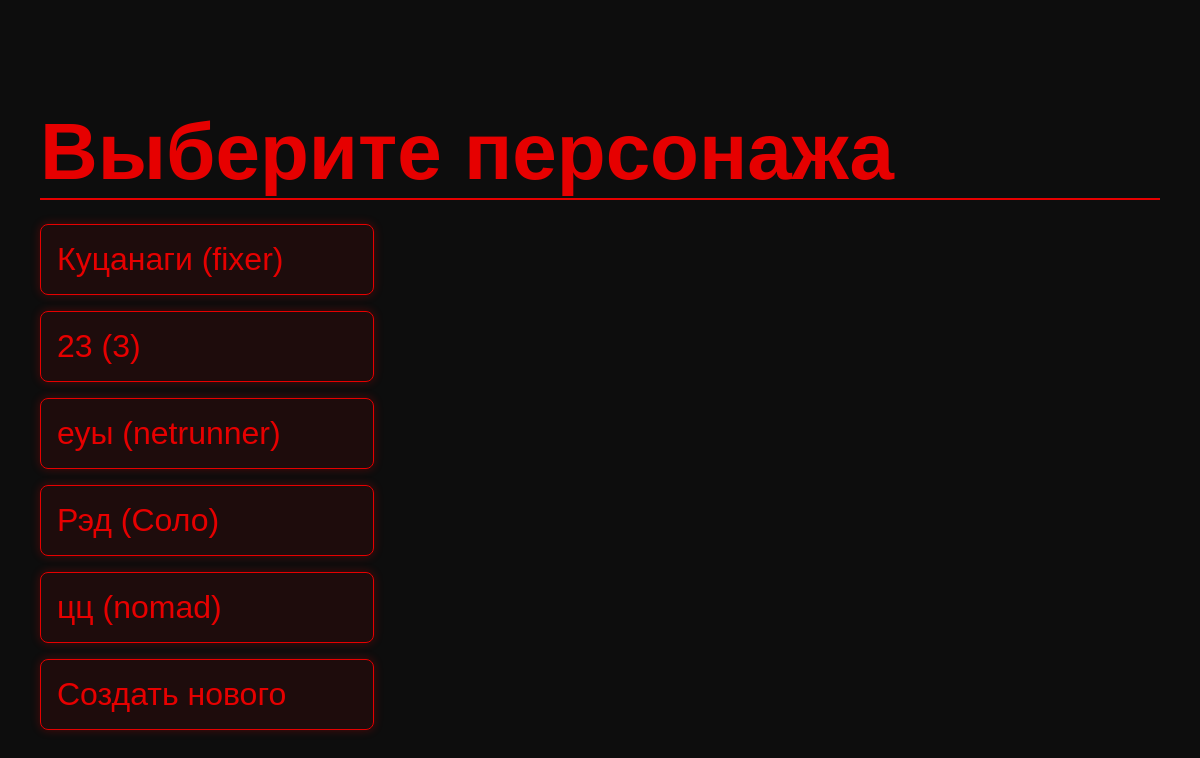
Page /profile/ (signed in) on the earlier database version.
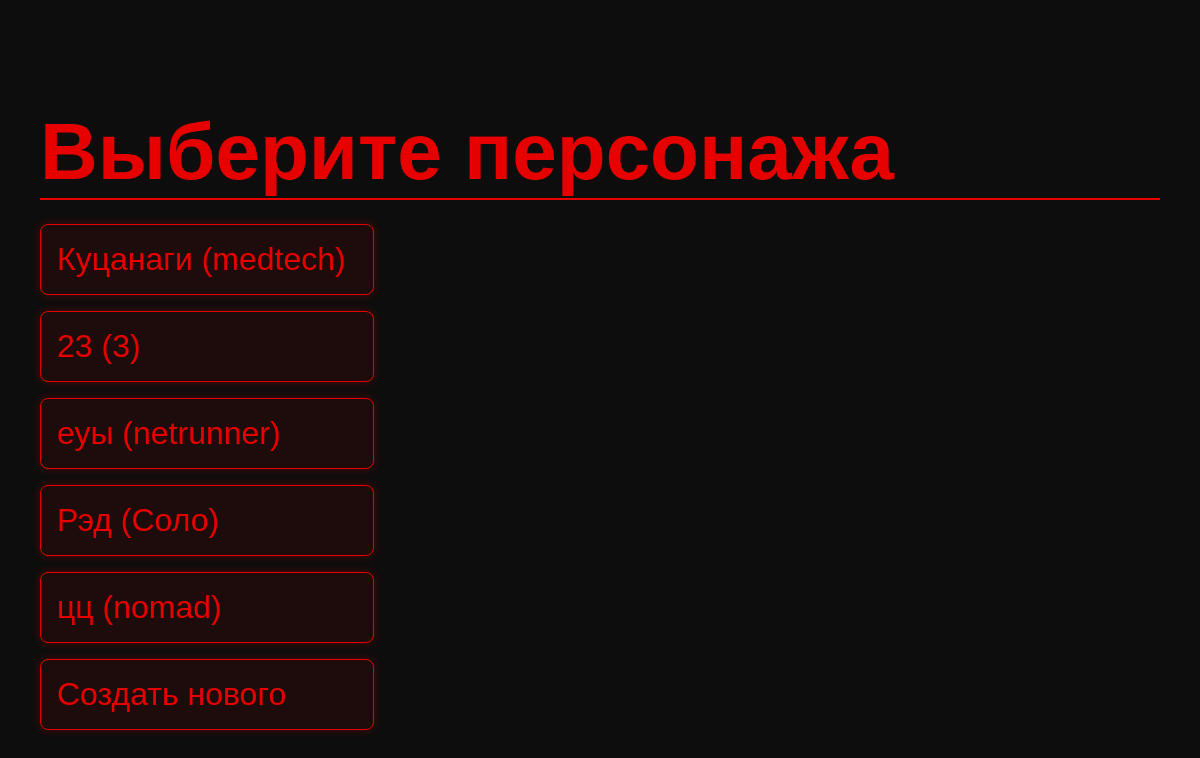
Same page on the later database version.
### main/models.py (models this page shows)
class Character(models.Model):
    user = models.ForeignKey(User, on_delete=models.CASCADE)  # Привязка к пользователю
    name = models.CharField(max_length=50)
    role = models.CharField(max_length=50)
    hp = models.IntegerField(default=0)
    hum = models.IntegerField(default=0)
    stats = models.JSONField(default=dict)
    skills = models.JSONField(default=dict)
    armor = models.JSONField(default=dict)
    inventory = models.JSONField(default=dict)
    created_at = models.DateTimeField(auto_now_add=True)
    role_level = models.IntegerField(default=1)
    ability = models.JSONField(default=dict, blank=True, null=True)
    cyberware = models.JSONField(default=dict, blank=True, null=True)
    weapon = models.JSONField(default=dict, blank=True, null=True)
    vehicle = models.JSONField(default=dict, blank=True, null=True)

### main/views.py (the view)
# urls.py: path('profile/', views.profile, name='profile'),
@login_required
def profile(request):
    characters = Character.objects.filter(user=request.user)  # Достаем персонажей пользователя
    return render(request, 'profile.html', {'characters': characters})

### main/templates/profile.html
{% load static %}
<!DOCTYPE html>
<html lang="ru">
    <head>
        <link rel="stylesheet" href="{% static 'css/standart.css' %}">
    </head>
    <body>
        <h2>Выберите персонажа</h2>
        <ul>
            {% for character in characters %}
                <li><a href="{% url 'char_sheet' character.id %}">{{ character.name }} ({{ character.role }})</a></li>
            {% empty %}
                <p>У вас пока нет персонажей.</p>
            {% endfor %}
            <a href="{% url 'create_char' %}">Создать нового</a>
        </ul>
    </body>
</html>

### main/static/css/standart.css (style rules this page uses)
body { background-color: #0d0d0d; color: #e60000; font-family: Arial, Helvetica, sans-serif; padding: 2rem; }
h2 { font-size: 5rem; border-bottom: 2px solid #e60000; margin-bottom: 1.5rem; }
ul { list-style-type: none; padding: 0; }
li { margin-bottom: 1rem; }
a { text-align: left; font-size: 2rem; display: block; color: #e60000; text-decoration: none; background-color: rgba(230, 0, 0, 0.08); padding: 1rem; border: 1px solid #e60000; border-radius: 8px; transition: all 0.3s ease; box-shadow: 0 0 10px rgba(230, 0, 0, 0.3); margin-top: 15px; width: 300px; }

Differences in the rows shown:
changed Character "Куцанаги": role "fixer" → "medtech"
